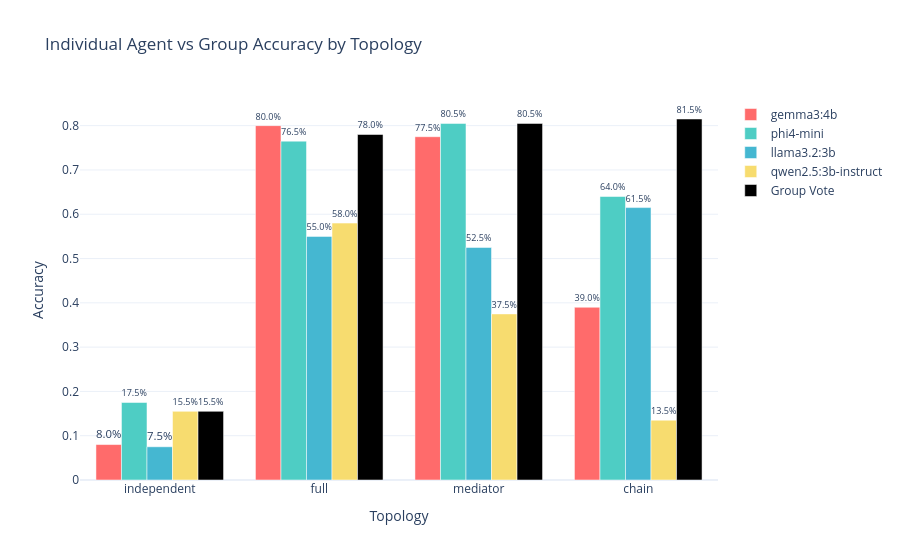

The notebook cell this image was saved under:
### Markdown cell above
#### Individual Agent Accuracy vs Group Accuracy

Does (majority) voting actually help? Comparing individual agent accuracy to the group's majority-vote accuracy.

### Code cell
# All rows with max round per group (one per agent)
max_rounds = df.groupby(["topology", "question_idx"])["round"].max().reset_index()
max_rounds.columns = ["topology", "question_idx", "max_round"]

last_round = df.merge(max_rounds, on=["topology", "question_idx"])
last_round = last_round[last_round["round"] == last_round["max_round"]]

# Calculate individual agent accuracy
individual_acc = (
    last_round.groupby(["topology", "agent_id"])
    .apply(lambda g: (g["answer"] == g["expected_answer"]).mean())
    .reset_index(name="accuracy")
)
individual_acc["agent_id"] = individual_acc["agent_id"].map(AGENT_NAME_MAP)

# Add group accuracy
group_acc = q_level.groupby("topology")["correct"].mean().reset_index()
group_acc["agent_id"] = "Group Vote"
group_acc.columns = ["topology", "accuracy", "agent_id"]

# Combining individual and group accuracy
combined = pd.concat([individual_acc, group_acc], ignore_index=True)

agent_color_map = AGENT_COLORS.copy()
agent_color_map["Group Vote"] = "#000000"

fig = px.bar(
    combined, x="topology", y="accuracy",
    color="agent_id", barmode="group",
    title="Individual Agent vs Group Accuracy by Topology",
    labels={"accuracy": "Accuracy", "topology": "Topology", "agent_id": ""},
    text=combined["accuracy"].apply(lambda x: f"{x:.1%}"),
    category_orders={"topology": ["independent", "full", "mediator", "chain"]},
    color_discrete_map=agent_color_map
)

fig.update_traces(textposition="outside")

fig.show()
fig.write_image("figures/individual_vs_group_accuracy.png", scale=2, width=1500)

### Figure 1 — Plotly figure (JSON) as saved in the notebook; plotly's stock layout.template omitted (floating-point values rounded to 4 significant figures)
{"data": [{"alignmentgroup": "True", "hovertemplate": "=gemma3:4b<br>Topology=%{x}<br>Accuracy=%{y}<br>text=%{text}<extra></extra>", "legendgroup": "gemma3:4b", "marker": {"color": "#FF6B6B", "pattern": {"shape": ""}}, "name": "gemma3:4b", "offsetgroup": "gemma3:4b", "orientation": "v", "showlegend": true, "text": ["39.0%", "80.0%", "8.0%", "77.5%"], "textposition": "outside", "type": "bar", "x": ["chain", "full", "independent", "mediator"], "xaxis": "x", "y": [0.39, 0.8, 0.08, 0.775], "yaxis": "y"}, {"alignmentgroup": "True", "hovertemplate": "=phi4-mini<br>Topology=%{x}<br>Accuracy=%{y}<br>text=%{text}<extra></extra>", "legendgroup": "phi4-mini", "marker": {"color": "#4ECDC4", "pattern": {"shape": ""}}, "name": "phi4-mini", "offsetgroup": "phi4-mini", "orientation": "v", "showlegend": true, "text": ["64.0%", "76.5%", "17.5%", "80.5%"], "textposition": "outside", "type": "bar", "x": ["chain", "full", "independent", "mediator"], "xaxis": "x", "y": [0.64, 0.765, 0.175, 0.805], "yaxis": "y"}, {"alignmentgroup": "True", "hovertemplate": "=llama3.2:3b<br>Topology=%{x}<br>Accuracy=%{y}<br>text=%{text}<extra></extra>", "legendgroup": "llama3.2:3b", "marker": {"color": "#45B7D1", "pattern": {"shape": ""}}, "name": "llama3.2:3b", "offsetgroup": "llama3.2:3b", "orientation": "v", "showlegend": true, "text": ["61.5%", "55.0%", "7.5%", "52.5%"], "textposition": "outside", "type": "bar", "x": ["chain", "full", "independent", "mediator"], "xaxis": "x", "y": [0.615, 0.55, 0.075, 0.525], "yaxis": "y"}, {"alignmentgroup": "True", "hovertemplate": "=qwen2.5:3b-instruct<br>Topology=%{x}<br>Accuracy=%{y}<br>text=%{text}<extra></extra>", "legendgroup": "qwen2.5:3b-instruct", "marker": {"color": "#F7DC6F", "pattern": {"shape": ""}}, "name": "qwen2.5:3b-instruct", "offsetgroup": "qwen2.5:3b-instruct", "orientation": "v", "showlegend": true, "text": ["13.5%", "58.0%", "15.5%", "37.5%"], "textposition": "outside", "type": "bar", "x": ["chain", "full", "independent", "mediator"], "xaxis": "x", "y": [0.135, 0.58, 0.155, 0.375], "yaxis": "y"}, {"alignmentgroup": "True", "hovertemplate": "=Group Vote<br>Topology=%{x}<br>Accuracy=%{y}<br>text=%{text}<extra></extra>", "legendgroup": "Group Vote", "marker": {"color": "#000000", "pattern": {"shape": ""}}, "name": "Group Vote", "offsetgroup": "Group Vote", "orientation": "v", "showlegend": true, "text": ["81.5%", "78.0%", "15.5%", "80.5%"], "textposition": "outside", "type": "bar", "x": ["chain", "full", "independent", "mediator"], "xaxis": "x", "y": [0.815, 0.78, 0.155, 0.805], "yaxis": "y"}], "layout": {"barmode": "group", "legend": {"title": {"text": ""}, "tracegroupgap": 0}, "title": {"text": "Individual Agent vs Group Accuracy by Topology"}, "xaxis": {"anchor": "y", "categoryarray": ["independent", "full", "mediator", "chain"], "categoryorder": "array", "domain": [0, 1], "title": {"text": "Topology"}}, "yaxis": {"anchor": "x", "domain": [0, 1], "title": {"text": "Accuracy"}}}}
